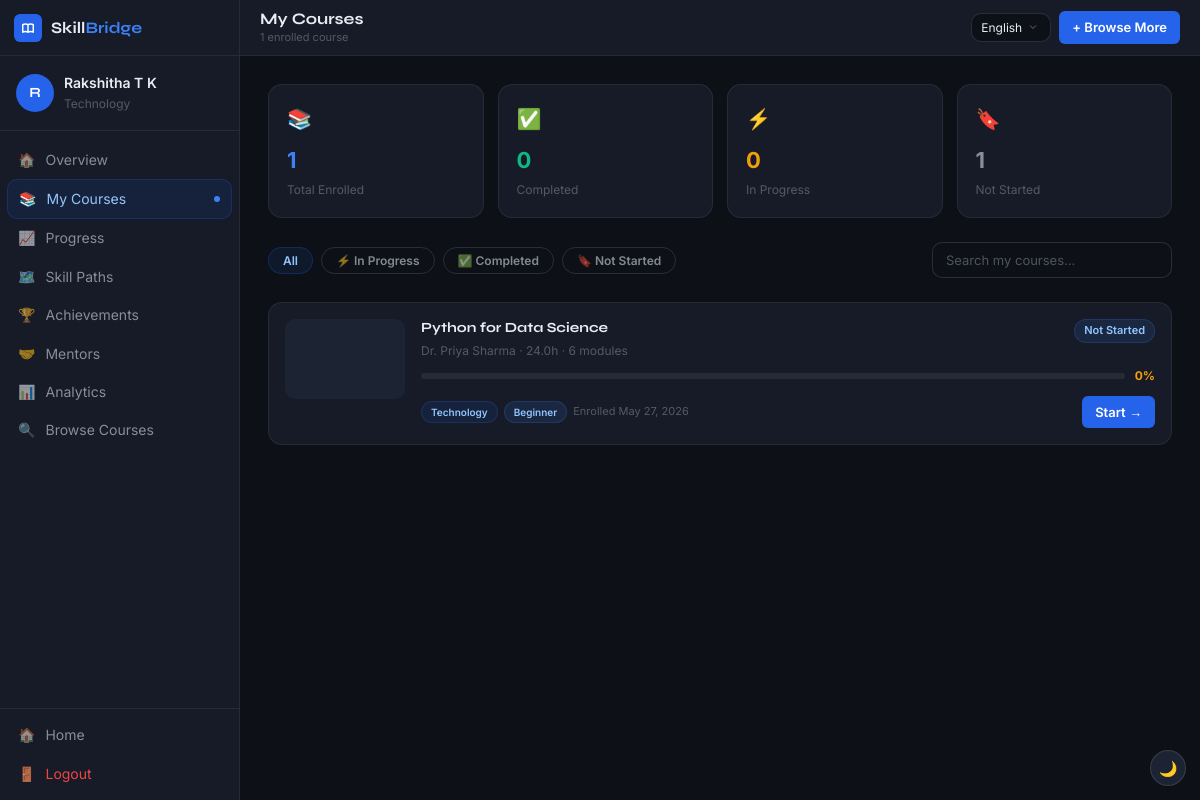
Screenshot of /my-courses (signed in) with the database file from the repository.
### skillbridge/models.py (models this page shows, shortened)
class User(UserMixin, db.Model):
    __tablename__ = "users"
    id            = db.Column(db.Integer, primary_key=True)
    name          = db.Column(db.String(120), nullable=False)
    email         = db.Column(db.String(120), unique=True, nullable=False, index=True)
    password_hash = db.Column(db.String(256), nullable=False)
    interest      = db.Column(db.String(80), default="Technology")
    location      = db.Column(db.String(120), default="")
    language      = db.Column(db.String(10), default="en")
    role          = db.Column(db.String(20), default="user")  # user, mentor, admin, superadmin
    is_active     = db.Column(db.Boolean, default=True)
    joined_at     = db.Column(db.DateTime, default=datetime.utcnow, index=True)
    enrollments   = db.relationship("Enrollment", back_populates="user", lazy="dynamic",
                                    cascade="all, delete-orphan")

class Enrollment(db.Model):
    __tablename__ = "enrollments"
    __table_args__ = (
        db.UniqueConstraint("user_id", "course_id", name="uq_enrollment"),
        db.Index("ix_enrollment_user", "user_id"),
    )
    id          = db.Column(db.Integer, primary_key=True)
    user_id     = db.Column(db.Integer, db.ForeignKey("users.id", ondelete="CASCADE"), nullable=False)
    course_id   = db.Column(db.Integer, db.ForeignKey("courses.id", ondelete="CASCADE"), nullable=False)
    progress    = db.Column(db.Integer, default=0)
    enrolled_at = db.Column(db.DateTime, default=datetime.utcnow)
    user        = db.relationship("User", back_populates="enrollments")
    course      = db.relationship("Course", back_populates="enrollments")

class Course(db.Model):
    __tablename__ = "courses"
    id           = db.Column(db.Integer, primary_key=True)
    title        = db.Column(db.String(200), nullable=False)
    description  = db.Column(db.Text, nullable=False)
    category     = db.Column(db.String(80), nullable=False, index=True)
    level        = db.Column(db.String(40), default="Beginner")
    duration_hrs = db.Column(db.Float, default=10.0)
    instructor   = db.Column(db.String(120), default="SkillBridge Faculty")
    thumbnail    = db.Column(db.String(300), default="")
    youtube_id   = db.Column(db.String(20), default="")
    modules      = db.Column(db.Text, default="[]")
    enrollments  = db.relationship("Enrollment", back_populates="course", lazy="dynamic",
                                   cascade="all, delete-orphan")
    def get_modules(self):
        try:
            return json.loads(self.modules)
        except Exception:
            return []

### skillbridge/blueprints/main.py (the view)
@bp.route("/my-courses")
@login_required
def my_courses():
    enrollments = Enrollment.query.filter_by(user_id=current_user.id).order_by(Enrollment.enrolled_at.desc()).all()
    from ..data import SUPPORTED_LANGUAGES
    return render_template("my_courses.html", enrollments=enrollments,
                           lang=current_user.language or "en",
                           SUPPORTED_LANGUAGES=SUPPORTED_LANGUAGES)

### skillbridge/extensions.py (called while the page is built)
@login_manager.user_loader
def load_user(user_id):
    from .models import User
    return db.session.get(User, int(user_id))

### templates/my_courses.html (shortened to what this page needs)
{% extends "base.html" %}
{% block content %}
<div class="app-shell">
  <aside class="sidebar">
    <div class="sidebar-header">
      <a href="/" class="logo">
        <div class="logo-icon" style="width:28px;height:28px;">
        </div>
        <span class="logo-text" style="font-size:16px;">Skill<span>Bridge</span></span>
      </a>
    </div>
    <div style="padding:16px;border-bottom:1px solid var(--border);">
      <div style="display:flex;align-items:center;gap:10px;">
        <div class="avatar avatar-md">{{ current_user.name[0].upper() }}</div>
        <div style="min-width:0;">
          <p style="font-weight:600;font-size:14px;white-space:nowrap;overflow:hidden;text-overflow:ellipsis;">{{ current_user.name }}</p>
          <p style="font-size:12px;color:var(--text-faint);">{{ current_user.interest }}</p>
        </div>
      </div>
    </div>
    <nav class="sidebar-nav">
      {% for icon, label, href, active in [
        ("🏠","Overview","/dashboard",False),
        ("📚","My Courses","/my-courses",True),
        ("📈","Progress","/progress",False),
        ("🗺️","Skill Paths","/skill-paths",False),
        ("🏆","Achievements","/gamification",False),
        ("🤝","Mentors","/mentors",False),
        ("📊","Analytics","/analytics",False),
        ("🔍","Browse Courses","/courses",False),
      ] %}
      <a href="{{ href }}" class="nav-link {% if active %}active{% endif %}">
        <span>{{ icon }}</span><span data-i18n>{{ label }}</span>
        {% if active %}<span style="width:6px;height:6px;border-radius:50%;background:var(--brand-light);margin-left:auto;"></span>{% endif %}
      </a>
      {% endfor %}
    </nav>
    <div class="sidebar-footer">
      <a href="/" class="nav-link"><span>🏠</span><span data-i18n>Home</span></a>
      <a href="/logout" class="nav-link" style="color:var(--danger);"><span>🚪</span><span data-i18n>Logout</span></a>
    </div>
  </aside>
  <div class="main-scroll" style="display:flex;flex-direction:column;">
    <div class="topbar-inner-dash">
      <div style="display:flex;align-items:center;gap:10px;">
        <div>
          <h1 style="font-size:16px;font-weight:700;" data-i18n>My Courses</h1>
          <p style="font-size:11px;color:var(--text-faint);margin-top:1px;">{{ enrollments|length }} enrolled course{% if enrollments|length != 1 %}s{% endif %}</p>
        </div>
      </div>
      <div style="display:flex;align-items:center;gap:8px;">
        <select id="page-lang-select" onchange="setAndTranslatePage(this.value)" class="input" style="width:auto;font-size:12px;padding:5px 28px 5px 9px;" title="Change language">
          {% for code, label in SUPPORTED_LANGUAGES.items() %}
          <option value="{{ code }}" {% if code == lang %}selected{% endif %}>{{ label }}</option>
          {% endfor %}
        </select>
        <a href="/courses" class="btn btn-primary btn-sm" data-i18n>+ Browse More</a>
      </div>
    </div>
    <div style="padding:28px;display:flex;flex-direction:column;gap:24px;">
      {% set completed = enrollments|selectattr("progress","equalto",100)|list|length %}
      {% set in_progress = enrollments|selectattr("progress","greaterthan",0)|rejectattr("progress","equalto",100)|list|length %}
      {% set not_started = enrollments|selectattr("progress","equalto",0)|list|length %}
      <div style="display:grid;grid-template-columns:repeat(4,1fr);gap:14px;">
        {% for icon, label, val, cls in [
          ("📚","Total Enrolled", enrollments|length, "stat-brand"),
          ("✅","Completed", completed, "stat-green"),
          ("⚡","In Progress", in_progress, "stat-amber"),
          ("🔖","Not Started", not_started, "stat-muted"),
        ] %}
        <div style="background:var(--bg-card);border:1px solid var(--border);border-radius:var(--radius-lg);padding:18px;">
          <span style="font-size:20px;">{{ icon }}</span>
          <p class="stat-value {{ cls }}">{{ val }}</p>
          <p style="font-size:12px;color:var(--text-faint);margin-top:2px;" data-i18n>{{ label }}</p>
        </div>
        {% endfor %}
      </div>
      <div style="display:flex;align-items:center;justify-content:space-between;gap:14px;flex-wrap:wrap;">
        <div style="display:flex;gap:8px;flex-wrap:wrap;">
          <button class="filter-pill active" onclick="filterCourses('all',this)" data-i18n>All</button>
          <button class="filter-pill" onclick="filterCourses('in-progress',this)" data-i18n>⚡ In Progress</button>
          <button class="filter-pill" onclick="filterCourses('completed',this)" data-i18n>✅ Completed</button>
          <button class="filter-pill" onclick="filterCourses('not-started',this)" data-i18n>🔖 Not Started</button>
        </div>
        <input type="text" placeholder="Search my courses…" class="input" style="max-width:240px;font-size:13px;" oninput="searchCourses(this.value)" data-i18n-placeholder="Search my courses…"/>
      </div>
      {% if enrollments %}
      <div style="display:flex;flex-direction:column;gap:12px;" id="course-list">
        {% for e in enrollments %}
        {% set status = "completed" if e.progress == 100 else ("in-progress" if e.progress > 0 else "not-started") %}
        <div class="course-row" data-status="{{ status }}" data-title="{{ e.course.title|lower }}">
          <div class="course-row-thumb" style="width:120px;height:80px;border-radius:var(--radius);overflow:hidden;background:var(--bg-raised);flex-shrink:0;position:relative;">
          </div>
          <div style="flex:1;min-width:0;">
            <div style="display:flex;align-items:flex-start;justify-content:space-between;gap:10px;margin-bottom:6px;">
              <div>
                <h3 style="font-size:14px;font-weight:700;line-height:1.35;margin-bottom:3px;">{{ e.course.title }}</h3>
                <p style="font-size:12px;color:var(--text-faint);">{{ e.course.instructor }} · {{ e.course.duration_hrs }}h · {{ e.course.get_modules()|length }} modules</p>
              </div>
              <span class="badge {% if e.progress==100 %}badge-green{% elif e.progress>0 %}badge-amber{% else %}badge-blue{% endif %}" style="flex-shrink:0;" data-i18n>
                {% if e.progress==100 %}Completed{% elif e.progress>0 %}In Progress{% else %}Not Started{% endif %}
              </span>
            </div>
            <div style="display:flex;align-items:center;gap:10px;margin-bottom:10px;">
              <div class="progress-track" style="flex:1;">
              </div>
              <span class="progress-value {% if e.progress==100 %}progress-text-green{% elif e.progress>50 %}progress-text-brand{% else %}progress-text-amber{% endif %}">{{ e.progress }}%</span>
            </div>
            <div style="display:flex;align-items:center;justify-content:space-between;flex-wrap:wrap;gap:8px;">
              <div style="display:flex;gap:6px;align-items:center;">
                <span class="badge badge-brand" style="font-size:10px;">{{ e.course.category }}</span>
                <span class="badge badge-blue" style="font-size:10px;">{{ e.course.level }}</span>
                <span style="font-size:11px;color:var(--text-faint);">Enrolled {{ e.enrolled_at.strftime("%b %d, %Y") }}</span>
              </div>
              <div style="display:flex;gap:8px;">
                <a href="/learn/{{ e.course.id }}" class="btn btn-primary btn-sm" data-i18n>{% if e.progress==100 %}Review{% elif e.progress>0 %}Continue{% else %}Start{% endif %} →</a>
              </div>
            </div>
          </div>
        </div>
        {% endfor %}
      </div>
      {% endif %}
    </div>
  </div>
</div>
{% endblock %}

### static/css/style.css (style rules this page uses)
:root { --brand: #2563eb; --brand-light: #3b82f6; --brand-dim: rgba(37,99,235,0.10); --brand-border: rgba(37,99,235,0.22); --bg: #0d1117; --bg-card: #161b27; --bg-raised: #1c2333; --bg-input: #0d1117; --border: rgba(255,255,255,0.07); --border-md: rgba(255,255,255,0.12); --text: #e6edf3; --text-muted: rgba(230,237,243,0.55); --text-faint: rgba(230,237,243,0.30); --success: #10b981; --warning: #f59e0b; --danger: #ef4444; --purple: #8b5cf6; --radius-sm: 6px; --radius: 10px; --radius-lg: 14px; --shadow-sm: 0 1px 3px rgba(0,0,0,0.5); --shadow: 0 4px 12px rgba(0,0,0,0.5); --shadow-lg: 0 8px 24px rgba(0,0,0,0.6); --transition: 0.18s ease; --learn-sidebar-w: 320px; --learn-topbar-h: 52px; }
*, *::before, *::after { box-sizing: border-box; margin: 0; padding: 0; }
html { scroll-behavior: smooth; }
body { font-family: 'Inter', system-ui, sans-serif; background: var(--bg); color: var(--text); -webkit-font-smoothing: antialiased; line-height: 1.6; }
a { color: inherit; text-decoration: none; }
button { cursor: pointer; font-family: inherit; }
h1,h2,h3,h4 { font-family: 'Syne','Inter',sans-serif; line-height: 1.2; }
.btn { display:inline-flex; align-items:center; gap:7px; padding:9px 18px; border-radius:var(--radius); font-weight:600; font-size:14px; font-family:inherit; border:none; transition:all var(--transition); white-space:nowrap; }
.btn-primary { background:var(--brand); color:#fff; }
.btn-sm { padding:6px 13px; font-size:13px; border-radius:var(--radius-sm); }
.input { width:100%; background:var(--bg-input); border:1px solid var(--border-md); border-radius:var(--radius); padding:9px 13px; font-size:14px; font-family:inherit; color:var(--text); transition:border-color var(--transition), box-shadow var(--transition); outline:none; }
.input::placeholder { color:var(--text-faint); }
select.input { appearance:none; background-repeat:no-repeat; background-position:right 11px center; padding-right:34px; }
.badge { display:inline-flex; align-items:center; gap:4px; padding:2px 9px; border-radius:99px; font-size:11px; font-weight:600; }
.badge-blue { background:rgba(59,130,246,0.12); color:#93c5fd; border:1px solid rgba(59,130,246,0.2); }
.badge-brand { background:var(--brand-dim); color:#93c5fd; border:1px solid var(--brand-border); }
.progress-track { height:5px; background:rgba(255,255,255,0.07); border-radius:99px; overflow:hidden; }
.avatar { display:flex; align-items:center; justify-content:center; border-radius:50%; font-weight:700; font-family:'Syne',sans-serif; background:var(--brand); color:#fff; flex-shrink:0; }
.avatar-md { width:38px; height:38px; font-size:14px; }
.nav-link { display:flex; align-items:center; gap:10px; padding:8px 11px; border-radius:var(--radius); font-size:14px; color:var(--text-muted); transition:all var(--transition); }
.nav-link.active { background:var(--brand-dim); color:#93c5fd; border:1px solid var(--brand-border); }
.sidebar { width:240px; flex-shrink:0; background:var(--bg-card); border-right:1px solid var(--border); display:flex; flex-direction:column; height:100vh; position:sticky; top:0; }
.sidebar-header { height:56px; display:flex; align-items:center; gap:10px; padding:0 14px; border-bottom:1px solid var(--border); flex-shrink:0; }
.sidebar-nav { flex:1; padding:10px 7px; overflow-y:auto; }
.sidebar-footer { padding:7px; border-top:1px solid var(--border); flex-shrink:0; }
.logo { display:flex; align-items:center; gap:9px; }
.logo-icon { width:32px; height:32px; border-radius:var(--radius-sm); background:var(--brand); display:flex; align-items:center; justify-content:center; flex-shrink:0; }
.logo-text { font-family:'Syne',sans-serif; font-weight:700; font-size:17px; }
.logo-text span { color:var(--brand-light); }

### rows the page displays
User: name "R", name "Rakshitha T K", interest "Technology", language "English"
Enrollment: course "Python for Data Science", course.instructor "Dr. Priya Sharma", course.duration_hrs "24.0", course.get_modules|length "6", shows "Not Started", progress "0", course.category "Technology", course.level "Beginner", enrolled_at "May 27, 2026"

### other values shown
{{ icon }} "🏠" "📚" "📈" "🗺️" "🏆" "🤝" "📊" "🔍"
{{ label }} "Overview" "My Courses" "Progress" "Skill Paths" "Achievements" "Mentors" "Analytics" "Browse Courses"
{{ enrollments|length }} "1"
{{ icon }} "📚" "✅" "⚡" "🔖"
{{ val }} "1" "0" "0" "1"
{{ label }} "Total Enrolled" "Completed" "In Progress" "Not Started"
